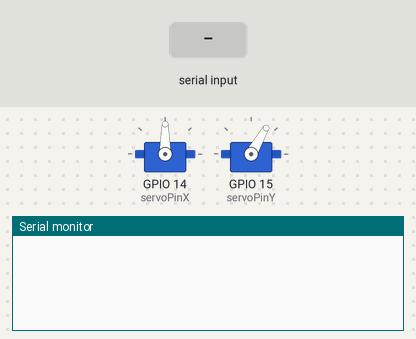
A sketch run on a simulated ESP32. Shown: 2 × servo, the last lines printed to the serial monitor. Inputs (shaded band) come from the test bench.

Above: at 1.2 s.
1.3 s: "90,45#" received over Serial
At 2.1 s:
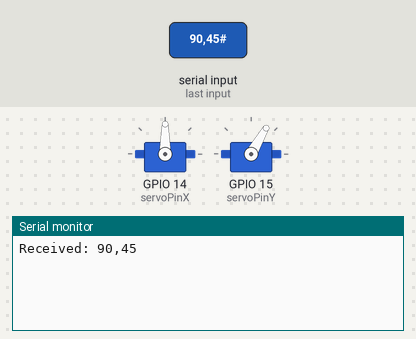
2.8 s: "5#" received over Serial
At 3.2 s:
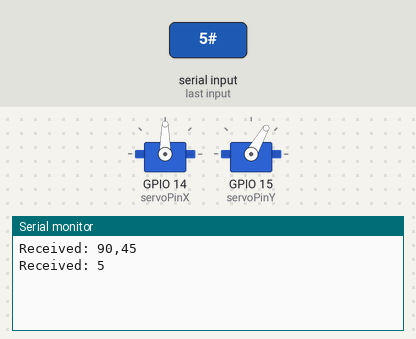
4.3 s: "1,90,45#" received over Serial
At 5.5 s:
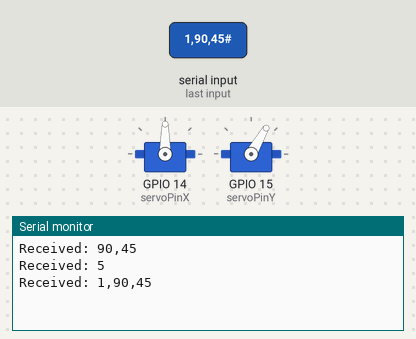

Measured:
- after the input at 1.3 s, the serial monitor: prints a new line at once (image 1)
- after the input at 2.8 s, the serial monitor: prints a new line at once (image 2)
- after the input at 4.3 s, the serial monitor: prints a new line at once (image 3)

The sketch:

servo.ino
```cpp
#include <ESP32Servo.h>

Servo servoX, servoY;
int servoPinX = 14;  // X-axis Servo (ESP32-CAM GPIO 14), yellow wire
int servoPinY = 15;  // Y-axis Servo (ESP32-CAM GPIO 15), orange wire
int posX = 90, posY = 60;

void setup() {
    Serial.begin(115200);
    servoX.attach(servoPinX);
    servoY.attach(servoPinY);
    servoX.write(posX);    servoY.write(posY);
}

void loop() {
    if (Serial.available()) {
        String data = Serial.readStringUntil('#');  // Read Serial Data
        Serial.print("Received: ");
        Serial.println(data);

        int xIndex = data.indexOf('X');
        int yIndex = data.indexOf('Y');

        if (xIndex != -1 && yIndex != -1) {
            posX = data.substring(xIndex + 1, yIndex).toInt();
            posY = data.substring(yIndex + 1).toInt();

            Serial.print("Moving to X: ");
            Serial.print(posX);
            Serial.print(", Y: ");
            Serial.println(posY);

            servoX.write(posX);
            servoY.write(posY);
        }
    }
}
```
